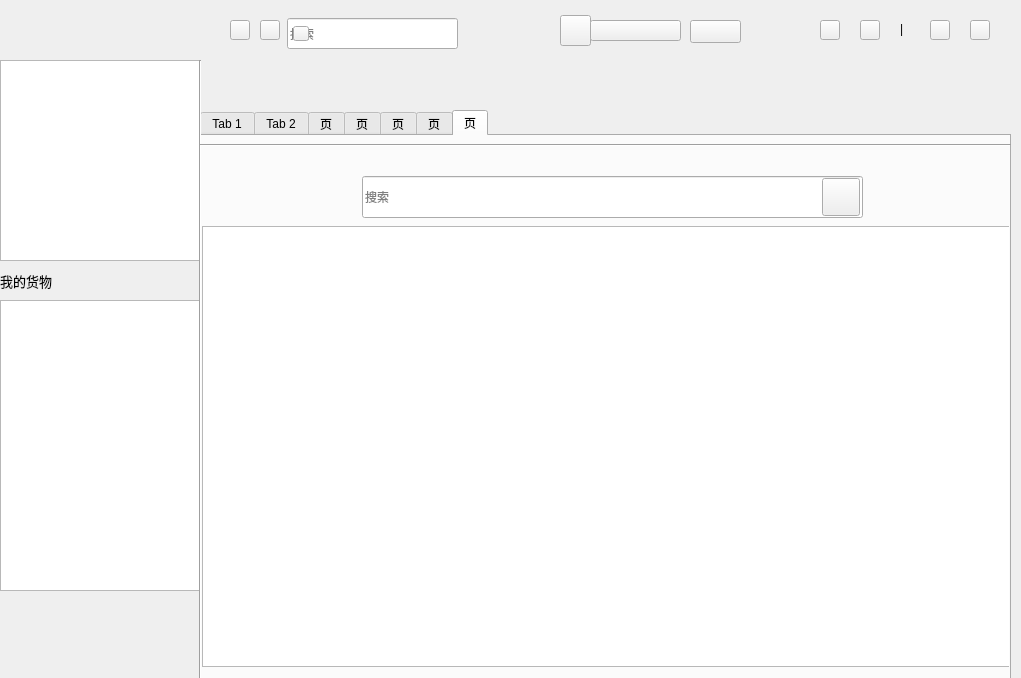
<?xml version="1.0" encoding="UTF-8"?>
<ui version="4.0">
 <class>Allmain</class>
 <widget class="QMainWindow" name="Allmain">
  <property name="geometry">
   <rect>
    <x>0</x>
    <y>0</y>
    <width>1021</width>
    <height>678</height>
   </rect>
  </property>
  <property name="windowTitle">
   <string>Allmain</string>
  </property>
  <property name="toolButtonStyle">
   <enum>Qt::ToolButtonTextBesideIcon</enum>
  </property>
  <widget class="QWidget" name="centralwidget">
   <widget class="QWidget" name="title_Widget" native="true">
    <property name="geometry">
     <rect>
      <x>0</x>
      <y>0</y>
      <width>1022</width>
      <height>60</height>
     </rect>
    </property>
    <widget class="QLabel" name="label_title_logo">
     <property name="geometry">
      <rect>
       <x>10</x>
       <y>10</y>
       <width>145</width>
       <height>40</height>
      </rect>
     </property>
     <property name="text">
      <string/>
     </property>
    </widget>
    <widget class="QPushButton" name="pushButton_title_left">
     <property name="geometry">
      <rect>
       <x>230</x>
       <y>20</y>
       <width>20</width>
       <height>20</height>
      </rect>
     </property>
     <property name="styleSheet">
      <string notr="true"/>
     </property>
     <property name="text">
      <string/>
     </property>
    </widget>
    <widget class="QPushButton" name="pushButton_title_right">
     <property name="geometry">
      <rect>
       <x>260</x>
       <y>20</y>
       <width>20</width>
       <height>20</height>
      </rect>
     </property>
     <property name="text">
      <string/>
     </property>
    </widget>
    <widget class="QPushButton" name="pushButton_people">
     <property name="geometry">
      <rect>
       <x>560</x>
       <y>15</y>
       <width>31</width>
       <height>31</height>
      </rect>
     </property>
     <property name="text">
      <string/>
     </property>
    </widget>
    <widget class="QPushButton" name="pushButton_vip">
     <property name="geometry">
      <rect>
       <x>690</x>
       <y>20</y>
       <width>51</width>
       <height>23</height>
      </rect>
     </property>
     <property name="text">
      <string/>
     </property>
    </widget>
    <widget class="QPushButton" name="pushButton_cloth">
     <property name="geometry">
      <rect>
       <x>820</x>
       <y>20</y>
       <width>20</width>
       <height>20</height>
      </rect>
     </property>
     <property name="text">
      <string/>
     </property>
    </widget>
    <widget class="QPushButton" name="pushButton_set">
     <property name="geometry">
      <rect>
       <x>860</x>
       <y>20</y>
       <width>20</width>
       <height>20</height>
      </rect>
     </property>
     <property name="text">
      <string/>
     </property>
    </widget>
    <widget class="QLabel" name="label_shuxian">
     <property name="geometry">
      <rect>
       <x>900</x>
       <y>20</y>
       <width>16</width>
       <height>17</height>
      </rect>
     </property>
     <property name="styleSheet">
      <string notr="true"/>
     </property>
     <property name="text">
      <string>|</string>
     </property>
    </widget>
    <widget class="QPushButton" name="pushButton_min">
     <property name="geometry">
      <rect>
       <x>930</x>
       <y>20</y>
       <width>20</width>
       <height>20</height>
      </rect>
     </property>
     <property name="text">
      <string/>
     </property>
    </widget>
    <widget class="QPushButton" name="pushButton_close">
     <property name="geometry">
      <rect>
       <x>970</x>
       <y>20</y>
       <width>20</width>
       <height>20</height>
      </rect>
     </property>
     <property name="text">
      <string/>
     </property>
    </widget>
    <widget class="QLabel" name="label_people">
     <property name="geometry">
      <rect>
       <x>600</x>
       <y>23</y>
       <width>61</width>
       <height>16</height>
      </rect>
     </property>
     <property name="text">
      <string/>
     </property>
    </widget>
    <widget class="QLineEdit" name="line_Search">
     <property name="geometry">
      <rect>
       <x>287</x>
       <y>18</y>
       <width>171</width>
       <height>31</height>
      </rect>
     </property>
     <property name="placeholderText">
      <string>搜索</string>
     </property>
    </widget>
    <widget class="QPushButton" name="pushButton_search">
     <property name="geometry">
      <rect>
       <x>293</x>
       <y>26</y>
       <width>16</width>
       <height>15</height>
      </rect>
     </property>
     <property name="text">
      <string/>
     </property>
    </widget>
    <widget class="QPushButton" name="pushButton_name">
     <property name="geometry">
      <rect>
       <x>590</x>
       <y>20</y>
       <width>91</width>
       <height>21</height>
      </rect>
     </property>
     <property name="text">
      <string/>
     </property>
    </widget>
    <zorder>label_people</zorder>
    <zorder>label_title_logo</zorder>
    <zorder>pushButton_title_left</zorder>
    <zorder>pushButton_title_right</zorder>
    <zorder>pushButton_people</zorder>
    <zorder>pushButton_vip</zorder>
    <zorder>pushButton_cloth</zorder>
    <zorder>pushButton_set</zorder>
    <zorder>label_shuxian</zorder>
    <zorder>pushButton_min</zorder>
    <zorder>pushButton_close</zorder>
    <zorder>line_Search</zorder>
    <zorder>pushButton_search</zorder>
    <zorder>pushButton_name</zorder>
   </widget>
   <widget class="QListWidget" name="listT1">
    <property name="geometry">
     <rect>
      <x>0</x>
      <y>60</y>
      <width>200</width>
      <height>201</height>
     </rect>
    </property>
    <property name="font">
     <font>
      <family>Microsoft YaHei UI</family>
      <pointsize>11</pointsize>
     </font>
    </property>
   </widget>
   <widget class="QLabel" name="label_my_music">
    <property name="geometry">
     <rect>
      <x>0</x>
      <y>260</y>
      <width>201</width>
      <height>41</height>
     </rect>
    </property>
    <property name="font">
     <font>
      <family>Microsoft YaHei UI</family>
      <pointsize>10</pointsize>
     </font>
    </property>
    <property name="text">
     <string>我的货物</string>
    </property>
   </widget>
   <widget class="QListWidget" name="listT2">
    <property name="geometry">
     <rect>
      <x>0</x>
      <y>300</y>
      <width>200</width>
      <height>291</height>
     </rect>
    </property>
    <property name="font">
     <font>
      <family>Microsoft YaHei UI</family>
      <pointsize>11</pointsize>
     </font>
    </property>
   </widget>
   <widget class="QTabWidget" name="tabWidget">
    <property name="geometry">
     <rect>
      <x>200</x>
      <y>110</y>
      <width>811</width>
      <height>581</height>
     </rect>
    </property>
    <property name="contextMenuPolicy">
     <enum>Qt::DefaultContextMenu</enum>
    </property>
    <property name="inputMethodHints">
     <set>Qt::ImhNone</set>
    </property>
    <property name="currentIndex">
     <number>6</number>
    </property>
    <widget class="QWidget" name="recommend">
     <attribute name="title">
      <string>Tab 1</string>
     </attribute>
     <widget class="QWidget" name="verticalLayoutWidget_2">
      <property name="geometry">
       <rect>
        <x>0</x>
        <y>10</y>
        <width>771</width>
        <height>251</height>
       </rect>
      </property>
      <layout class="QVBoxLayout" name="verLout_pic"/>
     </widget>
     <widget class="QWidget" name="layoutWidget">
      <property name="geometry">
       <rect>
        <x>0</x>
        <y>260</y>
        <width>772</width>
        <height>31</height>
       </rect>
      </property>
      <layout class="QHBoxLayout" name="horizontalLayout">
       <item>
        <widget class="QLabel" name="lab_T">
         <property name="maximumSize">
          <size>
           <width>82</width>
           <height>16777215</height>
          </size>
         </property>
         <property name="text">
          <string>推荐商品</string>
         </property>
        </widget>
       </item>
       <item>
        <widget class="QPushButton" name="ptn_cen">
         <property name="maximumSize">
          <size>
           <width>18</width>
           <height>18</height>
          </size>
         </property>
         <property name="text">
          <string/>
         </property>
        </widget>
       </item>
       <item>
        <spacer name="horizontalSpacer">
         <property name="orientation">
          <enum>Qt::Horizontal</enum>
         </property>
         <property name="sizeType">
          <enum>QSizePolicy::Minimum</enum>
         </property>
         <property name="sizeHint" stdset="0">
          <size>
           <width>658</width>
           <height>20</height>
          </size>
         </property>
        </spacer>
       </item>
      </layout>
     </widget>
     <widget class="QWidget" name="layoutWidget_2">
      <property name="geometry">
       <rect>
        <x>0</x>
        <y>290</y>
        <width>771</width>
        <height>261</height>
       </rect>
      </property>
      <layout class="QHBoxLayout" name="horizontalLayout_2">
       <item>
        <widget class="QListWidget" name="listT3">
         <property name="font">
          <font>
           <pointsize>11</pointsize>
          </font>
         </property>
        </widget>
       </item>
      </layout>
     </widget>
     <widget class="QLabel" name="rightlabel">
      <property name="geometry">
       <rect>
        <x>773</x>
        <y>10</y>
        <width>30</width>
        <height>41</height>
       </rect>
      </property>
      <property name="styleSheet">
       <string notr="true">font: 8pt &quot;HarmonyOS Sans SC&quot;;</string>
      </property>
      <property name="text">
       <string/>
      </property>
     </widget>
    </widget>
    <widget class="QWidget" name="customization">
     <attribute name="title">
      <string>Tab 2</string>
     </attribute>
     <widget class="QWidget" name="horizontalLayoutWidget">
      <property name="geometry">
       <rect>
        <x>10</x>
        <y>70</y>
        <width>771</width>
        <height>201</height>
       </rect>
      </property>
      <layout class="QHBoxLayout" name="horizontalLayout_6"/>
     </widget>
     <widget class="QWidget" name="layoutWidget_3">
      <property name="geometry">
       <rect>
        <x>10</x>
        <y>0</y>
        <width>758</width>
        <height>31</height>
       </rect>
      </property>
      <layout class="QHBoxLayout" name="horizontalLayout_3">
       <item>
        <widget class="QLabel" name="lab_per">
         <property name="text">
          <string>今日秒杀物品</string>
         </property>
        </widget>
       </item>
       <item>
        <spacer name="horizontalSpacer_2">
         <property name="orientation">
          <enum>Qt::Horizontal</enum>
         </property>
         <property name="sizeHint" stdset="0">
          <size>
           <width>678</width>
           <height>20</height>
          </size>
         </property>
        </spacer>
       </item>
      </layout>
     </widget>
     <widget class="QWidget" name="layoutWidget_4">
      <property name="geometry">
       <rect>
        <x>10</x>
        <y>30</y>
        <width>761</width>
        <height>41</height>
       </rect>
      </property>
      <layout class="QHBoxLayout" name="horizontalLayout_5">
       <item>
        <widget class="QLabel" name="lab_per2">
         <property name="text">
          <string>快来选购</string>
         </property>
        </widget>
       </item>
       <item>
        <spacer name="horizontalSpacer_3">
         <property name="orientation">
          <enum>Qt::Horizontal</enum>
         </property>
         <property name="sizeHint" stdset="0">
          <size>
           <width>468</width>
           <height>20</height>
          </size>
         </property>
        </spacer>
       </item>
       <item>
        <layout class="QHBoxLayout" name="horizontalLayout_4">
         <property name="spacing">
          <number>12</number>
         </property>
         <item>
          <widget class="QPushButton" name="btnPerL">
           <property name="maximumSize">
            <size>
             <width>25</width>
             <height>25</height>
            </size>
           </property>
           <property name="text">
            <string/>
           </property>
          </widget>
         </item>
         <item>
          <widget class="QPushButton" name="btnPerR">
           <property name="maximumSize">
            <size>
             <width>25</width>
             <height>25</height>
            </size>
           </property>
           <property name="text">
            <string/>
           </property>
          </widget>
         </item>
        </layout>
       </item>
      </layout>
     </widget>
     <widget class="QWidget" name="horizontalLayoutWidget_2">
      <property name="geometry">
       <rect>
        <x>10</x>
        <y>310</y>
        <width>771</width>
        <height>241</height>
       </rect>
      </property>
      <layout class="QHBoxLayout" name="horizontalLayout_22"/>
     </widget>
     <widget class="QWidget" name="layoutWidget_5">
      <property name="geometry">
       <rect>
        <x>10</x>
        <y>276</y>
        <width>761</width>
        <height>31</height>
       </rect>
      </property>
      <layout class="QHBoxLayout" name="horizontalLayout_23">
       <item>
        <widget class="QLabel" name="lab_per2_2">
         <property name="text">
          <string>快来选购</string>
         </property>
        </widget>
       </item>
       <item>
        <spacer name="horizontalSpacer_4">
         <property name="orientation">
          <enum>Qt::Horizontal</enum>
         </property>
         <property name="sizeHint" stdset="0">
          <size>
           <width>468</width>
           <height>20</height>
          </size>
         </property>
        </spacer>
       </item>
       <item>
        <layout class="QHBoxLayout" name="horizontalLayout_24">
         <property name="spacing">
          <number>12</number>
         </property>
         <item>
          <widget class="QPushButton" name="btnPerL_2">
           <property name="maximumSize">
            <size>
             <width>25</width>
             <height>25</height>
            </size>
           </property>
           <property name="text">
            <string/>
           </property>
          </widget>
         </item>
         <item>
          <widget class="QPushButton" name="btnPerR_2">
           <property name="maximumSize">
            <size>
             <width>25</width>
             <height>25</height>
            </size>
           </property>
           <property name="text">
            <string/>
           </property>
          </widget>
         </item>
        </layout>
       </item>
      </layout>
     </widget>
    </widget>
    <widget class="QWidget" name="song_menu">
     <attribute name="title">
      <string>页</string>
     </attribute>
     <widget class="QWidget" name="layoutWidget_6">
      <property name="geometry">
       <rect>
        <x>0</x>
        <y>330</y>
        <width>791</width>
        <height>31</height>
       </rect>
      </property>
      <layout class="QHBoxLayout" name="horizontalLayout_10">
       <item>
        <spacer name="horizontalSpacer_5">
         <property name="orientation">
          <enum>Qt::Horizontal</enum>
         </property>
         <property name="sizeHint" stdset="0">
          <size>
           <width>128</width>
           <height>20</height>
          </size>
         </property>
        </spacer>
       </item>
       <item>
        <layout class="QHBoxLayout" name="horizontalLayout_9">
         <property name="spacing">
          <number>1</number>
         </property>
         <item>
          <widget class="QPushButton" name="ptn6">
           <property name="sizePolicy">
            <sizepolicy hsizetype="Fixed" vsizetype="Fixed">
             <horstretch>0</horstretch>
             <verstretch>0</verstretch>
            </sizepolicy>
           </property>
           <property name="minimumSize">
            <size>
             <width>60</width>
             <height>23</height>
            </size>
           </property>
           <property name="maximumSize">
            <size>
             <width>60</width>
             <height>23</height>
            </size>
           </property>
           <property name="font">
            <font>
             <pointsize>9</pointsize>
            </font>
           </property>
           <property name="text">
            <string>图片</string>
           </property>
           <property name="checkable">
            <bool>true</bool>
           </property>
          </widget>
         </item>
         <item>
          <widget class="QPushButton" name="ptn7">
           <property name="sizePolicy">
            <sizepolicy hsizetype="Fixed" vsizetype="Fixed">
             <horstretch>0</horstretch>
             <verstretch>0</verstretch>
            </sizepolicy>
           </property>
           <property name="minimumSize">
            <size>
             <width>41</width>
             <height>23</height>
            </size>
           </property>
           <property name="maximumSize">
            <size>
             <width>41</width>
             <height>23</height>
            </size>
           </property>
           <property name="font">
            <font>
             <pointsize>9</pointsize>
            </font>
           </property>
           <property name="text">
            <string>表情</string>
           </property>
           <property name="checkable">
            <bool>true</bool>
           </property>
          </widget>
         </item>
        </layout>
       </item>
      </layout>
     </widget>
     <widget class="QTextEdit" name="textEdit">
      <property name="geometry">
       <rect>
        <x>0</x>
        <y>360</y>
        <width>811</width>
        <height>181</height>
       </rect>
      </property>
      <property name="styleSheet">
       <string notr="true"/>
      </property>
      <property name="frameShape">
       <enum>QFrame::NoFrame</enum>
      </property>
      <property name="frameShadow">
       <enum>QFrame::Sunken</enum>
      </property>
      <property name="lineWidth">
       <number>10</number>
      </property>
     </widget>
     <widget class="QListWidget" name="ChatList">
      <property name="geometry">
       <rect>
        <x>0</x>
        <y>0</y>
        <width>811</width>
        <height>331</height>
       </rect>
      </property>
      <property name="sizePolicy">
       <sizepolicy hsizetype="Fixed" vsizetype="Fixed">
        <horstretch>0</horstretch>
        <verstretch>0</verstretch>
       </sizepolicy>
      </property>
      <property name="styleSheet">
       <string notr="true">border-color: rgb(85, 255, 255);</string>
      </property>
      <property name="frameShape">
       <enum>QFrame::NoFrame</enum>
      </property>
      <property name="frameShadow">
       <enum>QFrame::Sunken</enum>
      </property>
      <property name="lineWidth">
       <number>10</number>
      </property>
     </widget>
     <widget class="Line" name="line_2">
      <property name="geometry">
       <rect>
        <x>-10</x>
        <y>320</y>
        <width>821</width>
        <height>20</height>
       </rect>
      </property>
      <property name="styleSheet">
       <string notr="true">color: rgb(182, 182, 182);</string>
      </property>
      <property name="orientation">
       <enum>Qt::Horizontal</enum>
      </property>
     </widget>
     <widget class="QPushButton" name="ptnChange">
      <property name="geometry">
       <rect>
        <x>700</x>
        <y>460</y>
        <width>100</width>
        <height>30</height>
       </rect>
      </property>
      <property name="minimumSize">
       <size>
        <width>100</width>
        <height>30</height>
       </size>
      </property>
      <property name="font">
       <font>
        <family>宋体</family>
        <pointsize>11</pointsize>
       </font>
      </property>
      <property name="text">
       <string>发送 &gt;</string>
      </property>
     </widget>
     <zorder>textEdit</zorder>
     <zorder>layoutWidget_6</zorder>
     <zorder>ChatList</zorder>
     <zorder>line_2</zorder>
     <zorder>ptnChange</zorder>
    </widget>
    <widget class="QWidget" name="rangking_list">
     <attribute name="title">
      <string>页</string>
     </attribute>
     <widget class="QLabel" name="labRankl">
      <property name="geometry">
       <rect>
        <x>10</x>
        <y>10</y>
        <width>101</width>
        <height>51</height>
       </rect>
      </property>
      <property name="text">
       <string>购物车</string>
      </property>
     </widget>
     <widget class="QListWidget" name="ShoppingCartList">
      <property name="geometry">
       <rect>
        <x>0</x>
        <y>90</y>
        <width>811</width>
        <height>451</height>
       </rect>
      </property>
     </widget>
     <widget class="QPushButton" name="ptnBuy">
      <property name="geometry">
       <rect>
        <x>580</x>
        <y>30</y>
        <width>100</width>
        <height>30</height>
       </rect>
      </property>
      <property name="minimumSize">
       <size>
        <width>100</width>
        <height>30</height>
       </size>
      </property>
      <property name="font">
       <font>
        <family>宋体</family>
        <pointsize>11</pointsize>
       </font>
      </property>
      <property name="text">
       <string>结算</string>
      </property>
     </widget>
     <widget class="QPushButton" name="btnDel">
      <property name="geometry">
       <rect>
        <x>690</x>
        <y>30</y>
        <width>100</width>
        <height>30</height>
       </rect>
      </property>
      <property name="minimumSize">
       <size>
        <width>100</width>
        <height>30</height>
       </size>
      </property>
      <property name="font">
       <font>
        <family>宋体</family>
        <pointsize>11</pointsize>
       </font>
      </property>
      <property name="text">
       <string>删除</string>
      </property>
     </widget>
     <widget class="QLabel" name="label_6">
      <property name="geometry">
       <rect>
        <x>170</x>
        <y>70</y>
        <width>54</width>
        <height>12</height>
       </rect>
      </property>
      <property name="styleSheet">
       <string notr="true">font: 9pt &quot;HarmonyOS Sans SC&quot;;</string>
      </property>
      <property name="text">
       <string>商品名称</string>
      </property>
     </widget>
     <widget class="QLabel" name="label_7">
      <property name="geometry">
       <rect>
        <x>590</x>
        <y>70</y>
        <width>54</width>
        <height>12</height>
       </rect>
      </property>
      <property name="styleSheet">
       <string notr="true">font: 9pt &quot;HarmonyOS Sans SC&quot;;
</string>
      </property>
      <property name="text">
       <string>购买数量</string>
      </property>
     </widget>
     <widget class="QLabel" name="label_8">
      <property name="geometry">
       <rect>
        <x>400</x>
        <y>70</y>
        <width>54</width>
        <height>12</height>
       </rect>
      </property>
      <property name="styleSheet">
       <string notr="true">font: 9pt &quot;HarmonyOS Sans SC&quot;;</string>
      </property>
      <property name="text">
       <string>商品类型</string>
      </property>
     </widget>
     <widget class="QLabel" name="label_9">
      <property name="geometry">
       <rect>
        <x>50</x>
        <y>70</y>
        <width>54</width>
        <height>12</height>
       </rect>
      </property>
      <property name="styleSheet">
       <string notr="true">font: 9pt &quot;HarmonyOS Sans SC&quot;;
</string>
      </property>
      <property name="text">
       <string>商品图片</string>
      </property>
     </widget>
     <widget class="QLabel" name="label_10">
      <property name="geometry">
       <rect>
        <x>740</x>
        <y>70</y>
        <width>54</width>
        <height>12</height>
       </rect>
      </property>
      <property name="styleSheet">
       <string notr="true">font: 9pt &quot;HarmonyOS Sans SC&quot;;</string>
      </property>
      <property name="text">
       <string>商品价钱</string>
      </property>
     </widget>
     <zorder>ShoppingCartList</zorder>
     <zorder>labRankl</zorder>
     <zorder>ptnBuy</zorder>
     <zorder>btnDel</zorder>
     <zorder>label_6</zorder>
     <zorder>label_7</zorder>
     <zorder>label_8</zorder>
     <zorder>label_9</zorder>
     <zorder>label_10</zorder>
    </widget>
    <widget class="QWidget" name="singers">
     <attribute name="title">
      <string>页</string>
     </attribute>
     <widget class="QLabel" name="CommodityHistory">
      <property name="geometry">
       <rect>
        <x>10</x>
        <y>20</y>
        <width>81</width>
        <height>31</height>
       </rect>
      </property>
      <property name="text">
       <string>历史记录</string>
      </property>
     </widget>
     <widget class="QListWidget" name="HistoryList">
      <property name="geometry">
       <rect>
        <x>0</x>
        <y>90</y>
        <width>811</width>
        <height>451</height>
       </rect>
      </property>
     </widget>
     <widget class="QPushButton" name="btnDelH">
      <property name="geometry">
       <rect>
        <x>690</x>
        <y>30</y>
        <width>100</width>
        <height>30</height>
       </rect>
      </property>
      <property name="minimumSize">
       <size>
        <width>100</width>
        <height>30</height>
       </size>
      </property>
      <property name="font">
       <font>
        <family>宋体</family>
        <pointsize>11</pointsize>
       </font>
      </property>
      <property name="text">
       <string>删除</string>
      </property>
     </widget>
     <widget class="QPushButton" name="btnRes">
      <property name="geometry">
       <rect>
        <x>580</x>
        <y>30</y>
        <width>100</width>
        <height>30</height>
       </rect>
      </property>
      <property name="minimumSize">
       <size>
        <width>100</width>
        <height>30</height>
       </size>
      </property>
      <property name="font">
       <font>
        <family>宋体</family>
        <pointsize>11</pointsize>
       </font>
      </property>
      <property name="text">
       <string>退货</string>
      </property>
     </widget>
     <widget class="QLabel" name="label">
      <property name="geometry">
       <rect>
        <x>50</x>
        <y>70</y>
        <width>54</width>
        <height>12</height>
       </rect>
      </property>
      <property name="styleSheet">
       <string notr="true">font: 9pt &quot;HarmonyOS Sans SC&quot;;
</string>
      </property>
      <property name="text">
       <string>商品图片</string>
      </property>
     </widget>
     <widget class="QLabel" name="label_2">
      <property name="geometry">
       <rect>
        <x>170</x>
        <y>70</y>
        <width>54</width>
        <height>12</height>
       </rect>
      </property>
      <property name="styleSheet">
       <string notr="true">font: 9pt &quot;HarmonyOS Sans SC&quot;;</string>
      </property>
      <property name="text">
       <string>商品名称</string>
      </property>
     </widget>
     <widget class="QLabel" name="label_3">
      <property name="geometry">
       <rect>
        <x>400</x>
        <y>70</y>
        <width>54</width>
        <height>12</height>
       </rect>
      </property>
      <property name="styleSheet">
       <string notr="true">font: 9pt &quot;HarmonyOS Sans SC&quot;;</string>
      </property>
      <property name="text">
       <string>商品类型</string>
      </property>
     </widget>
     <widget class="QLabel" name="label_4">
      <property name="geometry">
       <rect>
        <x>590</x>
        <y>70</y>
        <width>54</width>
        <height>12</height>
       </rect>
      </property>
      <property name="styleSheet">
       <string notr="true">font: 9pt &quot;HarmonyOS Sans SC&quot;;
</string>
      </property>
      <property name="text">
       <string>购买数量</string>
      </property>
     </widget>
     <widget class="QLabel" name="label_5">
      <property name="geometry">
       <rect>
        <x>740</x>
        <y>70</y>
        <width>54</width>
        <height>12</height>
       </rect>
      </property>
      <property name="styleSheet">
       <string notr="true">font: 9pt &quot;HarmonyOS Sans SC&quot;;</string>
      </property>
      <property name="text">
       <string>商品价钱</string>
      </property>
     </widget>
    </widget>
    <widget class="QWidget" name="new_Music">
     <attribute name="title">
      <string>页</string>
     </attribute>
     <widget class="QWidget" name="widNewMus" native="true">
      <property name="geometry">
       <rect>
        <x>280</x>
        <y>20</y>
        <width>201</width>
        <height>41</height>
       </rect>
      </property>
     </widget>
     <widget class="QTabWidget" name="tabselectWidget">
      <property name="geometry">
       <rect>
        <x>0</x>
        <y>10</y>
        <width>811</width>
        <height>541</height>
       </rect>
      </property>
      <property name="styleSheet">
       <string notr="true"/>
      </property>
      <property name="currentIndex">
       <number>-1</number>
      </property>
     </widget>
    </widget>
    <widget class="QWidget" name="tab">
     <attribute name="title">
      <string>页</string>
     </attribute>
     <widget class="QWidget" name="verticalLayoutWidget_3">
      <property name="geometry">
       <rect>
        <x>0</x>
        <y>90</y>
        <width>811</width>
        <height>441</height>
       </rect>
      </property>
      <layout class="QVBoxLayout" name="verAddWidget">
       <item>
        <widget class="QListWidget" name="CommodityselectList"/>
       </item>
      </layout>
     </widget>
     <widget class="QPushButton" name="ptnscearch2">
      <property name="geometry">
       <rect>
        <x>620</x>
        <y>42</y>
        <width>38</width>
        <height>38</height>
       </rect>
      </property>
      <property name="font">
       <font>
        <family>Microsoft YaHei UI</family>
        <pointsize>9</pointsize>
       </font>
      </property>
      <property name="text">
       <string/>
      </property>
     </widget>
     <widget class="QLineEdit" name="line_Search2">
      <property name="geometry">
       <rect>
        <x>160</x>
        <y>40</y>
        <width>501</width>
        <height>42</height>
       </rect>
      </property>
      <property name="placeholderText">
       <string>搜索</string>
      </property>
     </widget>
     <zorder>line_Search2</zorder>
     <zorder>verticalLayoutWidget_3</zorder>
     <zorder>ptnscearch2</zorder>
    </widget>
   </widget>
   <widget class="Line" name="line">
    <property name="geometry">
     <rect>
      <x>190</x>
      <y>60</y>
      <width>20</width>
      <height>621</height>
     </rect>
    </property>
    <property name="styleSheet">
     <string notr="true">color: rgb(186, 186, 186);</string>
    </property>
    <property name="orientation">
     <enum>Qt::Vertical</enum>
    </property>
   </widget>
   <widget class="Line" name="line_3">
    <property name="geometry">
     <rect>
      <x>200</x>
      <y>135</y>
      <width>811</width>
      <height>21</height>
     </rect>
    </property>
    <property name="styleSheet">
     <string notr="true">color: rgb(170, 0, 0);</string>
    </property>
    <property name="orientation">
     <enum>Qt::Horizontal</enum>
    </property>
   </widget>
   <zorder>tabWidget</zorder>
   <zorder>title_Widget</zorder>
   <zorder>listT1</zorder>
   <zorder>label_my_music</zorder>
   <zorder>listT2</zorder>
   <zorder>line</zorder>
   <zorder>line_3</zorder>
  </widget>
 </widget>
 <resources/>
 <connections/>
</ui>
